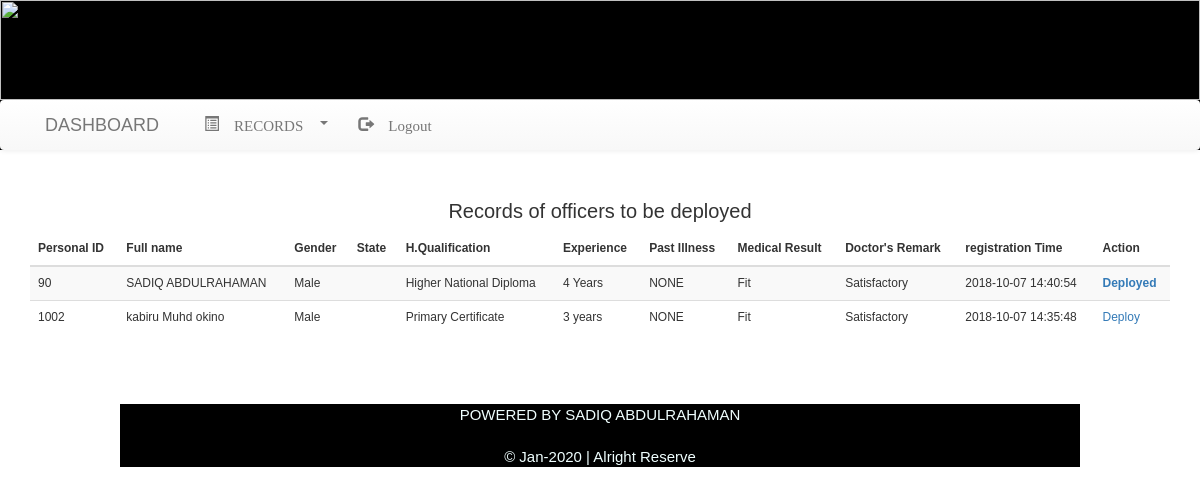
/dep_criterials.php, run on the app's committed database.
### tables this page shows
CREATE TABLE IF NOT EXISTS `personal` (
  `pid` int(11) NOT NULL,
  `fname` varchar(30) NOT NULL,
  `lname` varchar(30) NOT NULL,
  `oname` varchar(40) NOT NULL,
  `sex` varchar(10) NOT NULL,
  `state` varchar(200) NOT NULL,
  `dob` varchar(30) NOT NULL,
  `phonenumber` varchar(20) NOT NULL,
  `haddress` varchar(200) NOT NULL,
  `nok` varchar(200) NOT NULL,
  `nokaddress` varchar(200) NOT NULL,
  `HeighestQaul` varchar(100) NOT NULL,
  `CourseOff` varchar(200) NOT NULL,
  `WorkExp` varchar(100) NOT NULL,
  `Responsibility` varchar(100) NOT NULL,
  `height` varchar(20) NOT NULL,
  `weight` varchar(30) NOT NULL,
  `bloodgr` varchar(20) NOT NULL,
  `genotype` varchar(100) NOT NULL,
  `hopi` varchar(100) NOT NULL,
  `mresult` varchar(50) NOT NULL,
  `dremark` varchar(30) NOT NULL,
  `reg_date` timestamp NOT NULL DEFAULT CURRENT_TIMESTAMP ON UPDATE CURRENT_TIMESTAMP,
  PRIMARY KEY (`pid`)
);

### dep_criterials.php (the view, shortened to what this page needs)
<!DOCTYPE html>
<head>
        <link rel="stylesheet" href="css/bootstrap.min.css">
        <link rel="stylesheet" href="css/bootstrap-theme.min.css">
        <link rel="stylesheet" href="css/font-awesome.min.css">
        <link rel="stylesheet" type="text/css" href="font-awesome.min.css">
        <link rel="stylesheet" type="text/css" href="gillstyle.css">
        <link rel="stylesheet" type="text/css" href="fontawesome-webfont.eot">
</head>
<body>
    <?php
   include ('dashboard.php');
   ?>
    <div class="container" style="padding-top: 30px; padding-bottom: 50px;" align = "center">
        <h3 style="font-size: 20px; font-family: sans-serif;">Records of officers to be deployed</h3>
    <table class="table table-striped" style="font-size: 12px;">
    <thead>
        <tr>
            <th>Personal ID</th>
            <th>Full name</th>
            <th>Gender</th>
            <th>State</th>
            <th>H.Qualification</th>
            <th>Experience</th>
            <th>Past Illness</th>
            <th>Medical Result</th>
            <th>Doctor's Remark</th>
            <th>registration Time</th>
            <th>Action</th>
        </tr>
        </thead>
        <tbody>
            <?php
            $db =  mysqli_connect("localhost","root","","navy");
            $rahman = mysqli_query($db, "SELECT * FROM personal WHERE mresult = 'Fit'");
            $sadiq = mysqli_query($db, "SELECT * FROM deploiy");
        while($sa = mysqli_fetch_array($rahman)){
             $dep = "Deploy";
            $sad = mysqli_fetch_array($sadiq);
            if($sa['pid'] == $sad['pid']) {
                $dep = "<b style 'color:green'>Deployed</b>";
            }
             ?>
            <tr>
            <td><?php echo $sa['pid']; ?></td>
            <td><?php echo $sa['fname'].' '.$sa['lname'].' '.$sa['oname']; ?></td>
            <td><?php echo $sa['sex']; ?></td>
            <td><?php echo $sa['state']; ?></td>
            <td><?php echo $sa['HeighestQaul']; ?></td>
            <td><?php echo $sa['WorkExp']; ?></td>
            <td><?php echo $sa['hopi']; ?></td>
            <td><?php echo $sa['mresult']; ?></td>
            <td><?php echo $sa['dremark']; ?></td>
            <td><?php echo $sa['reg_date']; ?></td>
            <td><a href = "deploy_admin.php?depl=<?php echo $sa["pid"] ?>"><?php echo "$dep"; ?></a></td>
        </tr>
           <?php
        }
            ?>
        </tbody>
        </table>
</div>
<?php
include 'foot.php';
?>
</body>
</html>

### dashboard.php
 <?php
 echo '
 <div class="cd-main-header" style="height: auto; width: 100%; background-color: black;">
    <img src="img/R_HEADER.jpg" style = "width: 100%; height: 100px;">
        <nav class="navbar-default">
        <div class="container">
            <div class="navbar-header">
            <a href = "reports.php" class = "navbar-brand" >DASHBOARD</a></div>
            <div>
        <div class="navbar-header">
            <button type ="button" class="navbar-toggle" data-toggle="collapse" data-target = "#myMenu">
                <span class="icon-bar"></span>
                <span class="icon-bar"></span>
                <span class="icon-bar"></span>
            </button>
            <div class="collapse navbar-collapse" id="myMenu">
                <div>
            <ul class = "nav navbar-nav">
                <li class="dropdown">
                <a href="#" class="dropdown-toggle" data-toggle="dropdown"><span class="glyphicon glyphicon-list-alt"> RECORDS <span class="caret"></span></span></a>
                <ul class="dropdown-menu">
                    <li><a href = "reports.php"><span class="glyphicon glyphicon-record"> REPORTS HOME</span></a></li>
                    <li><a href = "edu_rec.php"><span class="glyphicon glyphicon-record"> EDUCATION RECORDS</span></a></li>
                    <li><a href = "med_rec.php"><span class="glyphicon glyphicon-record"> MEDICAL RECORDS</span></a></li>
                    <li><a href = "per_rec.php"><span class="glyphicon glyphicon-record"> PERSONAL RECORDS</span></a></li>
                    <li><a href = "dep_criterials.php"><span class="glyphicon glyphicon-record"> QUALIFIED OFFICERS</span></a></li>
                    <li><a href = "dep_rec.php"><span class="glyphicon glyphicon-record"> DEPLOYMENT RECORDS</span></a></li>
                    <li><a href = "con_rec.php"><span class="glyphicon glyphicon-record"> Messages</span></a></li>
                    </ul></li></ul>
                    <ul class="nav navbar-nav navbar-right">
                    <li><a href = "login.php"><span class="glyphicon glyphicon-log-out"> Logout</span></a></li>
                    </ul></div>
            </div></div></div></div></nav>
    </div> ';
?>

### foot.php
<footer align = "center" style=" width: auto; ">
    <div class="sub-footer" style = " width: auto;" align = "center">
    <div class="sub-footer2" style = "height: auto; background-color: black; color: azure; width: 80%;" align = "center">
    <p style = "margin-bottom: 20px;">
POWERED BY SADIQ ABDULRAHAMAN</p>
    <p style = "margin-bottom: 20px;">&copy; <?php echo date('M-Y'); ?>  |  Alright Reserve
    </p>
    </div>
    </div>
</footer>

### css/gillstyle.css (style rules this page uses)
body { font-family: ariel, verdana, sans-serif; font-size: 150%; }
* { box-sizing: border-box; }

### data on the page
personal: pid "90", fname "SADIQ", lname "ABDULRAHAMAN", sex "Male", HeighestQaul "Higher National Diploma", WorkExp "4 Years", hopi "NONE", mresult "Fit", dremark "Satisfactory", reg_date "2018-10-07 14:40:54", shows "Deployed"
personal: pid "1002", fname "kabiru", lname "Muhd", oname "okino", sex "Male", HeighestQaul "Primary Certificate", WorkExp "3 years", hopi "NONE", mresult "Fit", dremark "Satisfactory", reg_date "2018-10-07 14:35:48", dep "Deploy"
